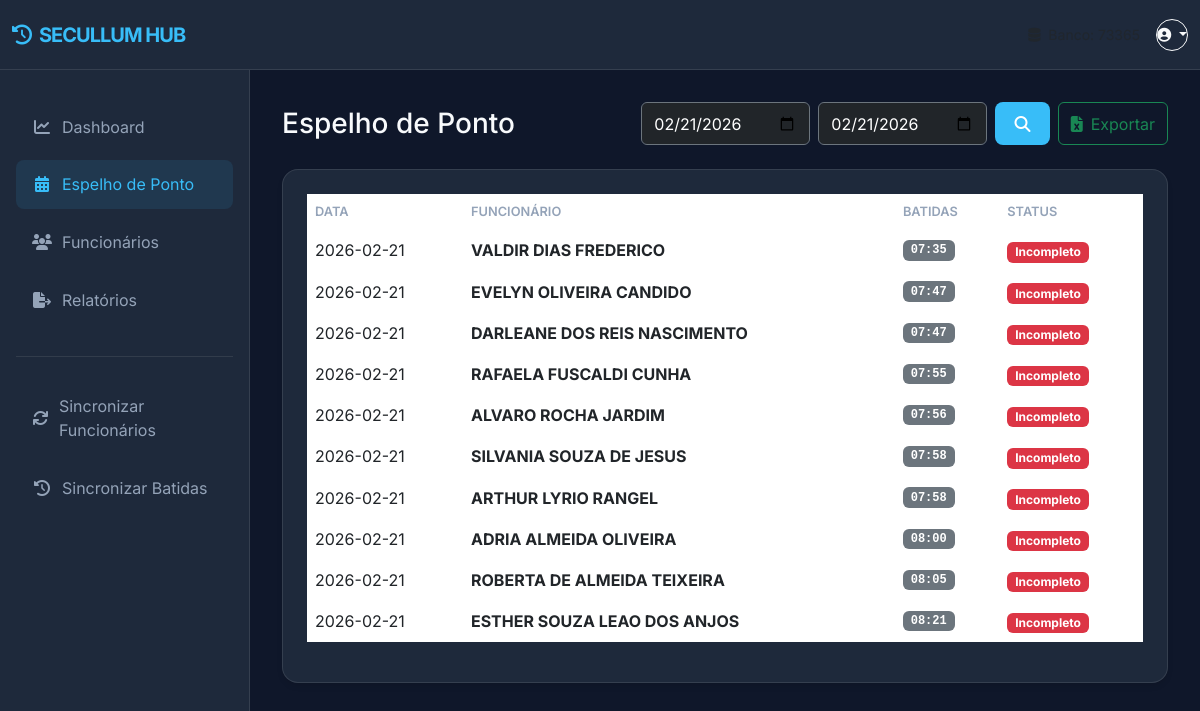
Screenshot of /espelho with the database file from the repository.
### models.py (models this page shows, shortened)
class Funcionario(db.Model):
    __tablename__ = 'funcionarios'
    id = db.Column(db.String(50), primary_key=True)  # ID da Secullum
    nome = db.Column(db.String(200), nullable=False)
    pis = db.Column(db.String(20))
    cpf = db.Column(db.String(20))
    rg = db.Column(db.String(20))
    carteira = db.Column(db.String(50))
    email = db.Column(db.String(200))
    celular = db.Column(db.String(20))
    telefone = db.Column(db.String(20))
    endereco = db.Column(db.String(300))
    bairro = db.Column(db.String(100))
    cidade = db.Column(db.String(100))
    uf = db.Column(db.String(2))
    cep = db.Column(db.String(10))
    departamento = db.Column(db.String(200))
    funcao = db.Column(db.String(200))
    numero_folha = db.Column(db.String(50))
    numero_identificador = db.Column(db.String(50))
    admissao = db.Column(db.Date)
    demissao = db.Column(db.Date)
    nascimento = db.Column(db.Date)
    ativo = db.Column(db.Boolean, default=True)
    data_ultima_sincronizacao = db.Column(db.DateTime, default=datetime.utcnow)
    batidas = db.relationship('Batida', backref='funcionario', lazy='dynamic')

### app.py (the view, shortened to what this page needs)
@app.route('/espelho')
def espelho():
    data_inicio = request.args.get('data_inicio', date.today().strftime('%Y-%m-%d'))
    data_fim = request.args.get('data_fim', date.today().strftime('%Y-%m-%d'))
    export = request.args.get('export', 'false') == 'true'
    data_inicio_obj = datetime.strptime(data_inicio, '%Y-%m-%d').date()
    data_fim_obj = datetime.strptime(data_fim, '%Y-%m-%d').date()
    batidas_query = Batida.query.filter(
        Batida.data >= data_inicio_obj,
        Batida.data <= data_fim_obj
    ).join(Funcionario).filter(Funcionario.ativo == True).order_by(Batida.data.desc(), Batida.hora).all()
    agrupado = {}
    for b in batidas_query:
        key = (b.data.strftime('%Y-%m-%d'), b.funcionario_id, b.funcionario.nome)
        if key not in agrupado:
            agrupado[key] = []
        agrupado[key].append(b.hora)
    batidas_agrupadas = []
    for (d, fid, nome), horas in agrupado.items():
        batidas_agrupadas.append({
            'data': d,
            'funcionario_id': fid,
            'funcionario': nome,
            'horas': sorted(horas)
        })
    batidas_agrupadas.sort(key=lambda x: x['data'], reverse=True)
    return render_template('batidas.html',
                           batidas_agrupadas=batidas_agrupadas,
                           data_inicio=data_inicio,
                           data_fim=data_fim)

### templates/batidas.html (shortened to what this page needs)
{% extends 'base.html' %}
{% block content %}
<div class="d-flex justify-content-between align-items-center mb-4">
    <h1 class="h3 mb-0 font-weight-bold">Espelho de Ponto</h1>
    <div class="d-flex gap-2">
        <form method="GET" class="d-flex gap-2">
            <input type="date" name="data_inicio" class="form-control bg-dark border-secondary text-white"
                value="{{ data_inicio }}">
            <input type="date" name="data_fim" class="form-control bg-dark border-secondary text-white"
                value="{{ data_fim }}">
            <button type="submit" class="btn btn-primary"><i class="fas fa-search"></i></button>
        </form>
        <button class="btn btn-outline-success" onclick="exportToExcel()"><i
                class="fas fa-file-excel me-2"></i>Exportar</button>
    </div>
</div>
<div class="card p-4">
    <div class="table-responsive">
        <table class="table table-hover" id="batidasTable">
            <thead>
                <tr>
                    <th>Data</th>
                    <th>Funcionário</th>
                    <th>Batidas</th>
                    <th>Status</th>
                </tr>
            </thead>
            <tbody>
                {% if batidas_agrupadas %}
                {% for item in batidas_agrupadas %}
                <tr>
                    <td>{{ item.data }}</td>
                    <td class="fw-bold">{{ item.funcionario }}</td>
                    <td>
                        <div class="d-flex gap-2 flex-wrap">
                            {% for hora in item.horas %}
                            <span class="badge bg-secondary font-monospace">{{ hora }}</span>
                            {% endfor %}
                        </div>
                    </td>
                    <td>
                        {% if item.horas|length % 2 != 0 %}
                        <span class="badge bg-danger">Incompleto</span>
                        {% else %}
                        <span class="badge bg-success">OK</span>
                        {% endif %}
                    </td>
                </tr>
                {% endfor %}
                {% else %}
                <tr>
                    <td colspan="4" class="text-center text-muted py-4">Nenhum registro no período selecionado.</td>
                </tr>
                {% endif %}
            </tbody>
        </table>
    </div>
</div>
{% endblock %}

### templates/base.html (shortened to what this page needs)
<!DOCTYPE html>
<html lang="pt-br">
<head>
    <link href="https://cdn.jsdelivr.net/npm/bootstrap@5.3.0/dist/css/bootstrap.min.css" rel="stylesheet">
    <link rel="stylesheet" href="https://cdnjs.cloudflare.com/ajax/libs/font-awesome/6.4.0/css/all.min.css">
</head>
<body>
    <nav class="navbar navbar-expand-lg sticky-top">
        <div class="container-fluid">
            <a class="navbar-brand" href="/">
                <i class="fas fa-clock-rotate-left me-2"></i>SECULLUM HUB
            </a>
            <div class="d-flex align-items-center">
                <span class="text-muted small me-3"><i class="fas fa-database me-1"></i> Banco: {{ session.get('banco', '73365') }}</span>
                <div class="dropdown">
                    <button class="btn btn-outline-light btn-sm dropdown-toggle rounded-circle p-0" style="width: 32px; height: 32px;" type="button" data-bs-toggle="dropdown">
                        <i class="fas fa-user-circle"></i>
                    </button>
                </div>
            </div>
        </div>
    </nav>
    <div class="sidebar">
        <nav class="nav flex-column">
            <a class="nav-link {% if request.path == '/' %}active{% endif %}" href="/">
                <i class="fas fa-chart-line"></i> Dashboard
            </a>
            <a class="nav-link {% if request.path == '/espelho' %}active{% endif %}" href="/espelho">
                <i class="fas fa-calendar-alt"></i> Espelho de Ponto
            </a>
            <a class="nav-link {% if request.path == '/funcionarios' %}active{% endif %}" href="/funcionarios">
                <i class="fas fa-users"></i> Funcionários
            </a>
            <a class="nav-link {% if request.path == '/relatorios' %}active{% endif %}" href="/relatorios">
                <i class="fas fa-file-export"></i> Relatórios
            </a>
            <hr class="my-4 border-secondary opacity-25">
            <a class="nav-link" href="/sync">
                <i class="fas fa-sync"></i> Sincronizar Funcionários
            </a>
            <a class="nav-link" href="/sync-batidas">
                <i class="fas fa-clock-rotate-left"></i> Sincronizar Batidas
            </a>
        </nav>
    </div>
    <main class="main-content">
        {% block content %}{% endblock %}
    </main>
</body>
</html>

### templates/base.html (style rules this page uses)
:root { --primary-bg: #0f172a; --secondary-bg: #1e293b; --accent-color: #38bdf8; --text-main: #f8fafc; --text-muted: #94a3b8; --card-bg: #1e293b; --navbar-height: 70px; }
body { font-family: 'Inter', sans-serif; background-color: var(--primary-bg); color: var(--text-main); margin: 0; padding: 0; }
.navbar { height: var(--navbar-height); background-color: var(--secondary-bg); border-bottom: 1px solid rgba(255, 255, 255, 0.1); backdrop-filter: blur(10px); }
.navbar-brand { font-weight: 700; color: var(--accent-color) !important; letter-spacing: -1px; }
.sidebar { position: fixed; top: var(--navbar-height); left: 0; bottom: 0; width: 250px; background-color: var(--secondary-bg); padding: 2rem 1rem; border-right: 1px solid rgba(255, 255, 255, 0.1); z-index: 1000; }
.main-content { margin-left: 250px; padding: 2rem; min-height: calc(100vh - var(--navbar-height)); }
.nav-link { color: var(--text-muted); padding: 0.8rem 1rem; border-radius: 0.5rem; margin-bottom: 0.5rem; transition: all 0.3s ease; display: flex; align-items: center; }
.nav-link i { margin-right: 10px; width: 20px; text-align: center; }
.nav-link:hover, .nav-link.active { background-color: rgba(56, 189, 248, 0.1); color: var(--accent-color); }
.card { background-color: var(--card-bg); border: 1px solid rgba(255, 255, 255, 0.1); border-radius: 1rem; box-shadow: 0 4px 6px -1px rgba(0, 0, 0, 0.1); transition: transform 0.3s ease; }
.btn-primary { background-color: var(--accent-color); border: none; padding: 0.6rem 1.2rem; border-radius: 0.5rem; font-weight: 600; transition: all 0.3s ease; }
.table { color: var(--text-main); }
.table thead th { border-bottom: 1px solid rgba(255, 255, 255, 0.1); color: var(--text-muted); font-weight: 600; text-transform: uppercase; font-size: 0.8rem; }
.table td { vertical-align: middle; border-bottom: 1px solid rgba(255, 255, 255, 0.05); }

### rows the page displays
Funcionario: data "2026-02-21", funcionario "VALDIR DIAS FREDERICO", horas "07:35"
Funcionario: data "2026-02-21", funcionario "EVELYN OLIVEIRA CANDIDO", horas "07:47"
Funcionario: data "2026-02-21", funcionario "DARLEANE DOS REIS NASCIMENTO", horas "07:47"
Funcionario: data "2026-02-21", funcionario "RAFAELA FUSCALDI CUNHA", horas "07:55"
Funcionario: data "2026-02-21", funcionario "ALVARO ROCHA JARDIM", horas "07:56"
Funcionario: data "2026-02-21", funcionario "SILVANIA SOUZA DE JESUS", horas "07:58"
Funcionario: data "2026-02-21", funcionario "ARTHUR LYRIO RANGEL", horas "07:58"
Funcionario: data "2026-02-21", funcionario "ADRIA ALMEIDA OLIVEIRA", horas "08:00"
Funcionario: data "2026-02-21", funcionario "ROBERTA DE ALMEIDA TEIXEIRA", horas "08:05"
Funcionario: data "2026-02-21", funcionario "ESTHER SOUZA LEAO DOS ANJOS", horas "08:21"
